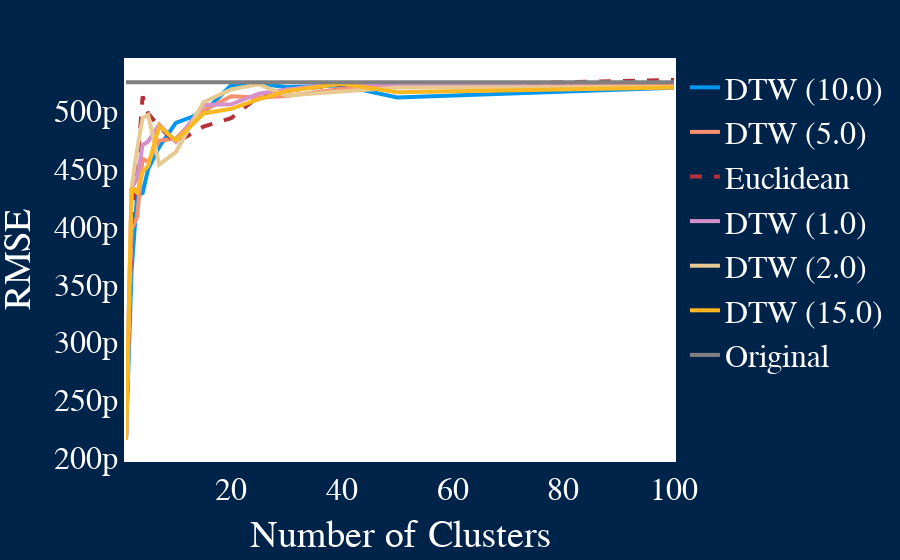

Write notebook code for a chart like this one.
### Code cell
# config
path = "/cluster/home/danare/git/GENeSYS_MOD.data/Output/output_excel/Timeseries.xlsx"
config = "/cluster/home/danare/git/Clustering/data/config5.yml"
K = [1,2,3,4,5,7,10,15,20,25,30, 40,50,100]
W = Dict(
    "Euclidean" => 0,
    "DTW (1)" => 1,
    "DTW (2)" => 2,
    "DTW (5)"  => 5,
    "DTW (10)"  => 10,
    "DTW (15)"  => 15,
    
);


# empty DataFrame
df = DataFrame(Cluster = Float64[], Window = Float64[], Value = Float64[])

# read in data
config = TSClustering.read_yaml_file(file=config);
config["Country_Data_Entries"] = ["TS_LOAD"]
data_org = TSClustering.read_data(path=path, config=config);
data_clustering_org = TSClustering.create_clustering_matrix(config=config, CountryData=data_org);
# apply normalization
data = TSClustering.normalize_data(CountryData=data_org, config=config);
data_clustering = TSClustering.create_clustering_matrix(config=config, CountryData=data);


# calculate the distance matrix
for w ∈ values(W)
    D = TSClustering.define_distance(w=w, data_clustering=data_clustering, fast_dtw=false)
    result = hclust(D, linkage=:ward)
    for k ∈ K 
        cl = cutree(result, k=k)
        weights = Dict()
        for i in cl
            weights[i] = get(weights, i, 0) + 1
        end
    
        # bring data in Jump format
        m_cluster_org, mapping_org_data = TSClustering.calculate_representative(representative=:medoid, data_clustering=data_clustering_org, cl=cl, weights=weights, k=k);
        cluster_dict_org = TSClustering.convert_data(k=k, config=config, M=m_cluster_org);
        data_org = TSClustering.read_data(path=path, config=config);
        sc = TSClustering.scaling(data_org=data_org, scaled_clusters=cluster_dict_org, k=k, weights=weights, config=config)
        # calculate rmse
        #rmse = TSClustering.calculate_rmse(data_org=data_org, cluster_dict=sc, cl=cl)

        # calculate variance
        rmse = TSClustering.calculate_variance(cluster_dict=sc, cl=cl, config=config, weight=weights)
        # insert new row dataframe 
        push!(df, [k w rmse])
    end 
end 


# write original data
data_org = TSClustering.read_data(path=path, config=config);
var_org = 0
counter = 0
for t ∈ keys(data_org)
    for c ∈ eachcol(data_org[t])
        if sum(c) > 0
            var_org += var(c)
            counter += 1
        end
    end 
end 

for k in K
    push!(df, [k 999 var_org/counter])
end


p = collect(values(W))
append!(p, [999])

# write file as csv 
#CSV.write("results/variance_deonly.csv", df)


# plot 
TSClustering.plot_rmse_clusters(df=df, write_html=true, name="results/variance__$(Dates.now()).html")

### Figure 1 — Plotly figure (JSON) as saved in the notebook; plotly's stock layout.template omitted (floating-point values rounded to 4 significant figures)
{"data": [{"line": {"color": "rgb(1,151,239)", "dash": "solid", "width": 4}, "mode": "lines", "name": "DTW (10.0)", "type": "scatter", "x": [1, 2, 3, 4, 5, 7, 10, 15, 20, 25, 30, 40, 50, 100], "y": [2.153e-10, 3.615e-10, 4.27e-10, 4.291e-10, 4.499e-10, 4.692e-10, 4.898e-10, 4.987e-10, 5.225e-10, 5.238e-10, 5.209e-10, 5.223e-10, 5.118e-10, 5.202e-10]}, {"line": {"color": "rgb(247,144,111)", "dash": "solid", "width": 4}, "mode": "lines", "name": "DTW (5.0)", "type": "scatter", "x": [1, 2, 3, 4, 5, 7, 10, 15, 20, 25, 30, 40, 50, 100], "y": [2.153e-10, 3.975e-10, 4.083e-10, 4.591e-10, 4.559e-10, 4.745e-10, 4.762e-10, 5.005e-10, 5.129e-10, 5.119e-10, 5.131e-10, 5.195e-10, 5.214e-10, 5.235e-10]}, {"line": {"color": "rgb(181,48,57)", "dash": "dash", "width": 4}, "mode": "lines", "name": "Euclidean", "type": "scatter", "x": [1, 2, 3, 4, 5, 7, 10, 15, 20, 25, 30, 40, 50, 100], "y": [2.153e-10, 4.056e-10, 4.474e-10, 5.128e-10, 4.979e-10, 4.867e-10, 4.725e-10, 4.867e-10, 4.939e-10, 5.129e-10, 5.176e-10, 5.233e-10, 5.221e-10, 5.27e-10]}, {"line": {"color": "rgb(212,144,202)", "dash": "solid", "width": 4}, "mode": "lines", "name": "DTW (1.0)", "type": "scatter", "x": [1, 2, 3, 4, 5, 7, 10, 15, 20, 25, 30, 40, 50, 100], "y": [2.153e-10, 4.329e-10, 4.414e-10, 4.707e-10, 4.737e-10, 4.885e-10, 4.733e-10, 5.054e-10, 5.059e-10, 5.151e-10, 5.189e-10, 5.242e-10, 5.227e-10, 5.206e-10]}, {"line": {"color": "rgb(231,202,145)", "dash": "solid", "width": 4}, "mode": "lines", "name": "DTW (2.0)", "type": "scatter", "x": [1, 2, 3, 4, 5, 7, 10, 15, 20, 25, 30, 40, 50, 100], "y": [2.153e-10, 4.33e-10, 4.665e-10, 4.941e-10, 4.967e-10, 4.538e-10, 4.646e-10, 5.078e-10, 5.189e-10, 5.232e-10, 5.137e-10, 5.17e-10, 5.204e-10, 5.209e-10]}, {"line": {"color": "rgb(252,184,32)", "dash": "solid", "width": 4}, "mode": "lines", "name": "DTW (15.0)", "type": "scatter", "x": [1, 2, 3, 4, 5, 7, 10, 15, 20, 25, 30, 40, 50, 100], "y": [2.153e-10, 4.333e-10, 4.295e-10, 4.474e-10, 4.525e-10, 4.871e-10, 4.746e-10, 4.98e-10, 5.02e-10, 5.103e-10, 5.174e-10, 5.236e-10, 5.164e-10, 5.204e-10]}, {"line": {"color": "grey", "dash": "solid", "width": 4}, "mode": "lines", "name": "Original", "type": "scatter", "x": [1, 2, 3, 4, 5, 7, 10, 15, 20, 25, 30, 40, 50, 100], "y": [5.249e-10, 5.249e-10, 5.249e-10, 5.249e-10, 5.249e-10, 5.249e-10, 5.249e-10, 5.249e-10, 5.249e-10, 5.249e-10, 5.249e-10, 5.249e-10, 5.249e-10, 5.249e-10]}], "layout": {"borderwidth": 1, "font": {"color": "white", "family": "Calibri", "size": 32}, "legend": {"traceorder": "normal"}, "margin": {"b": 50, "l": 50, "r": 50, "t": 60}, "paper_bgcolor": "rgb(0,35,74)", "plot_bgcolor": "white", "xaxis": {"font": {"color": "white", "size": 32}, "linecolor": "white", "linewidth": 2, "mirror": true, "showgrid": false, "showline": true, "showticklabels": true, "tickfont": {"color": "white"}, "title": {"text": "Number of Clusters"}}, "yaxis": {"font": {"color": "white", "size": 32}, "linecolor": "white", "linewidth": 2, "mirror": true, "showgrid": false, "showline": true, "showticklabels": true, "tickfont": {"color": "white"}, "title": {"text": "RMSE"}}}}
